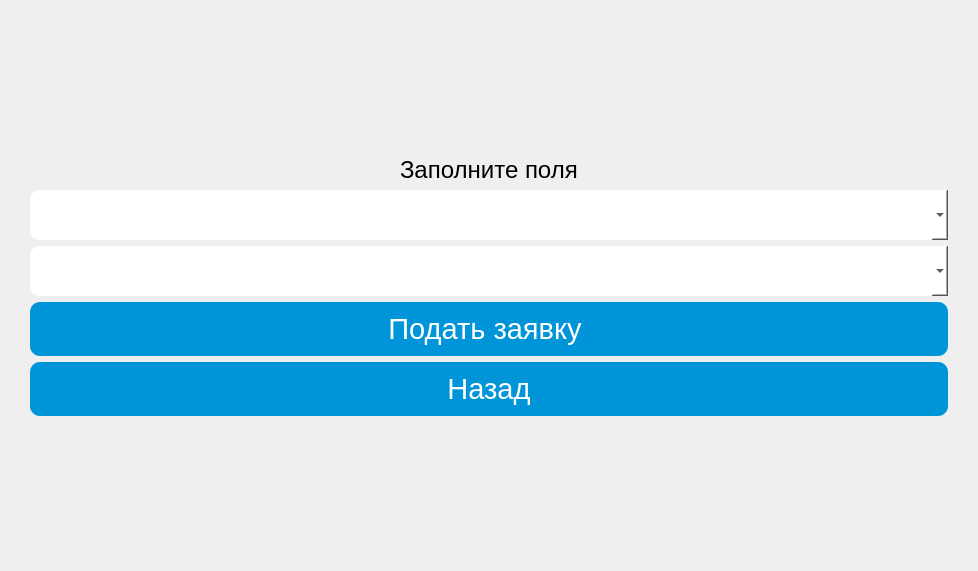
<?xml version="1.0" encoding="UTF-8"?>
<ui version="4.0">
 <class>RequestWindow</class>
 <widget class="QMainWindow" name="RequestWindow">
  <property name="geometry">
   <rect>
    <x>0</x>
    <y>0</y>
    <width>978</width>
    <height>571</height>
   </rect>
  </property>
  <property name="windowTitle">
   <string>MainWindow</string>
  </property>
  <property name="styleSheet">
   <string notr="true">background-image: url('../../../../../../png/clouds.jpg');
background-repeat: no-repeat;
background-position: center;
background-size: cover;</string>
  </property>
  <widget class="QWidget" name="centralwidget">
   <property name="styleSheet">
    <string notr="true">background: transparent; </string>
   </property>
   <layout class="QVBoxLayout" name="verticalLayout">
    <property name="leftMargin">
     <number>30</number>
    </property>
    <property name="rightMargin">
     <number>30</number>
    </property>
    <item>
     <spacer name="verticalSpacer">
      <property name="orientation">
       <enum>Qt::Vertical</enum>
      </property>
      <property name="sizeHint" stdset="0">
       <size>
        <width>20</width>
        <height>40</height>
       </size>
      </property>
     </spacer>
    </item>
    <item alignment="Qt::AlignHCenter">
     <widget class="QLabel" name="appointment">
      <property name="maximumSize">
       <size>
        <width>250</width>
        <height>250</height>
       </size>
      </property>
      <property name="font">
       <font>
        <pointsize>18</pointsize>
       </font>
      </property>
      <property name="styleSheet">
       <string notr="true">background: transparent;
</string>
      </property>
      <property name="text">
       <string>Заполните поля</string>
      </property>
      <property name="scaledContents">
       <bool>true</bool>
      </property>
     </widget>
    </item>
    <item>
     <widget class="QComboBox" name="dorm_info">
      <property name="font">
       <font>
        <family>Arial</family>
        <pointsize>18</pointsize>
       </font>
      </property>
      <property name="styleSheet">
       <string notr="true">
                background: white;
border: none;                
    border-radius: 10px;        
    padding: 10px 20px;     
            

</string>
      </property>
     </widget>
    </item>
    <item>
     <widget class="QComboBox" name="block_info">
      <property name="font">
       <font>
        <family>Arial</family>
        <pointsize>18</pointsize>
       </font>
      </property>
      <property name="styleSheet">
       <string notr="true">
                background: white;
border: none;                
    border-radius: 10px;        
    padding: 10px 20px;     
            

</string>
      </property>
     </widget>
    </item>
    <item>
     <widget class="QPushButton" name="request_button">
      <property name="font">
       <font>
        <family>Arial</family>
        <pointsize>22</pointsize>
       </font>
      </property>
      <property name="styleSheet">
       <string notr="true">QPushButton {
    background: rgb(0, 148, 216);
    color: white;
    border: none;
    border-radius: 10px;
    padding: 10px 20px;
}
QPushButton:hover {
    background: rgb(0, 120, 190); /* Цвет при наведении */
}
QPushButton:pressed {
    background: rgb(0, 100, 160); /* Цвет при нажатии */
}</string>
      </property>
      <property name="text">
       <string>Подать заявку </string>
      </property>
     </widget>
    </item>
    <item>
     <widget class="QPushButton" name="back_button">
      <property name="font">
       <font>
        <family>Arial</family>
        <pointsize>22</pointsize>
       </font>
      </property>
      <property name="styleSheet">
       <string notr="true">QPushButton {
    background: rgb(0, 148, 216);
    color: white;
    border: none;
    border-radius: 10px;
    padding: 10px 20px;
}
QPushButton:hover {
    background: rgb(0, 120, 190); /* Цвет при наведении */
}
QPushButton:pressed {
    background: rgb(0, 100, 160); /* Цвет при нажатии */
}</string>
      </property>
      <property name="text">
       <string>Назад</string>
      </property>
     </widget>
    </item>
    <item>
     <spacer name="verticalSpacer_2">
      <property name="orientation">
       <enum>Qt::Vertical</enum>
      </property>
      <property name="sizeHint" stdset="0">
       <size>
        <width>20</width>
        <height>40</height>
       </size>
      </property>
     </spacer>
    </item>
   </layout>
  </widget>
 </widget>
 <resources/>
 <connections/>
</ui>
